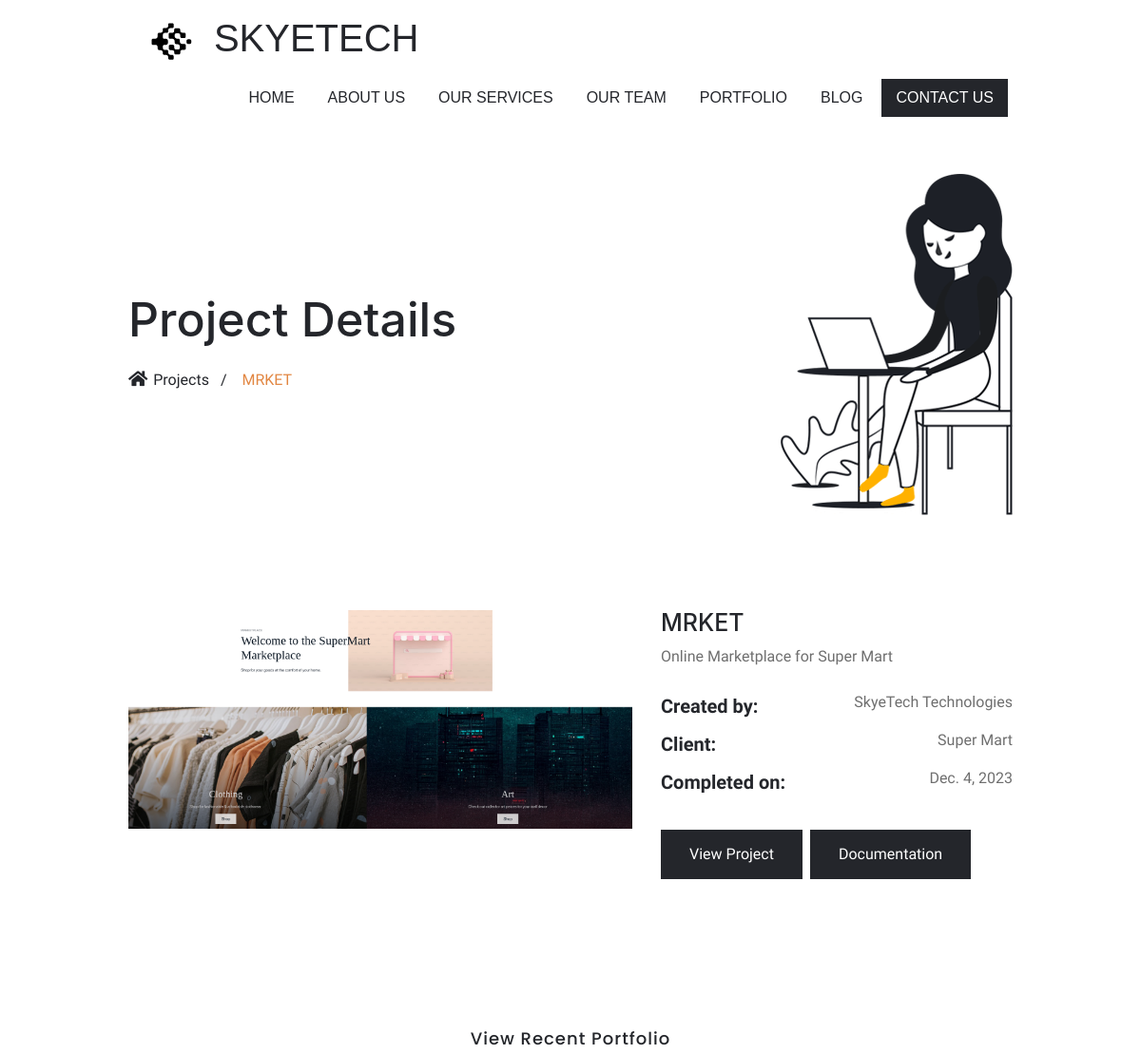
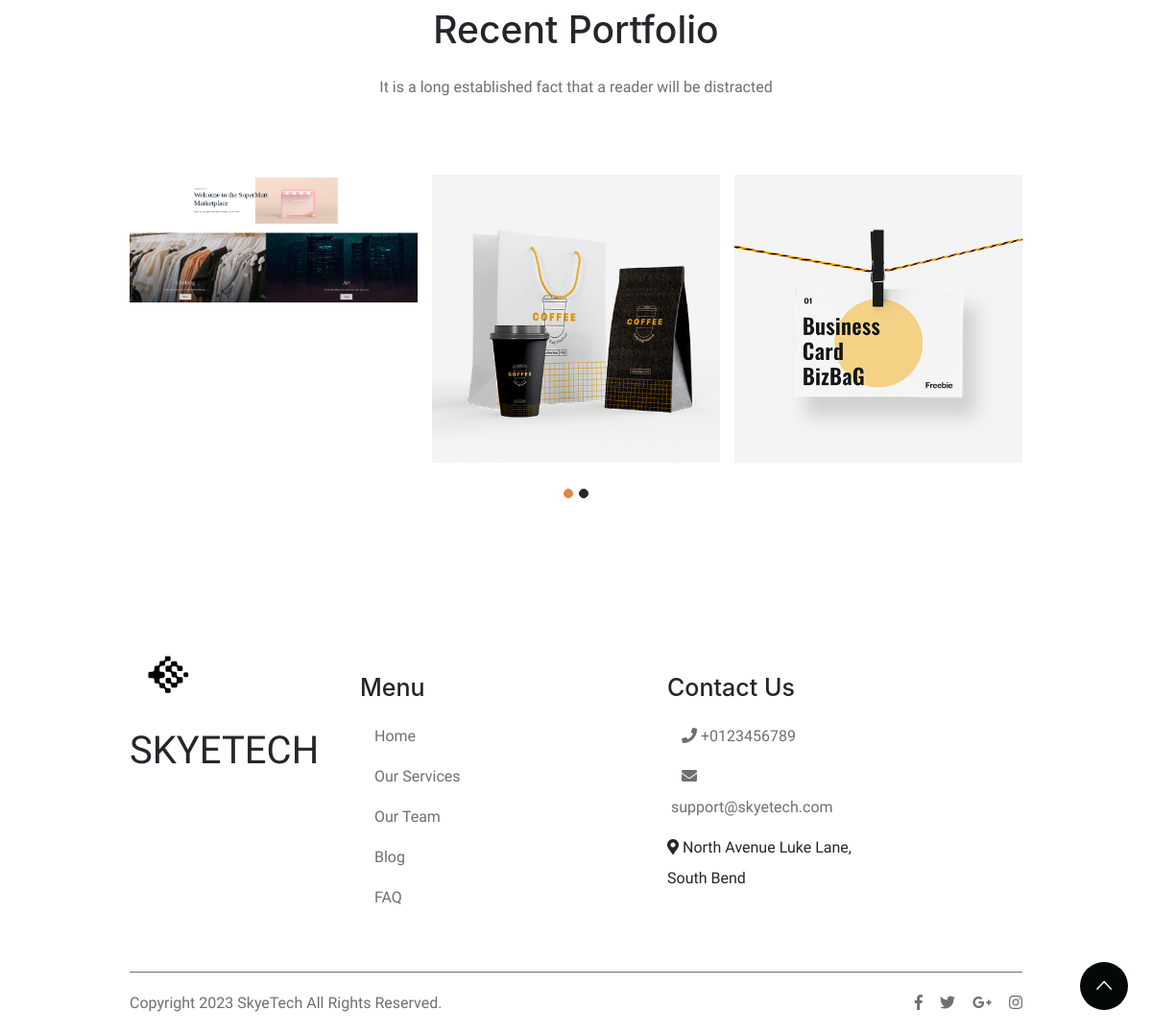
The page /portfolio/project/mrket on the database its author committed (2 pictures, top to bottom).
### home/models.py (models this page shows, shortened)
class Project(models.Model):
    title=models.CharField(max_length=225)
    category=models.CharField(max_length=225, blank=True)
    description=models.TextField(blank=True)
    image=models.ImageField(upload_to='projects/', blank=True, null=True)
    slug=models.SlugField(unique=True, blank=True)
    url=models.URLField(blank=True)
    client=models.CharField(max_length=225, blank=True)
    updated=models.DateField(auto_now=True)
    def get_absolute_url(self):
        return reverse('project', kwargs={
            'slug': self.slug})
    def get_documentation_absolute_url(self):
        return reverse('documentation', kwargs={
            'slug': self.slug})

### home/views.py (the view)
# urls.py: path('portfolio/project/<slug:slug>',views.project, name='project'),
def project(request, slug):
    projects=Project.objects.all()
    project=get_object_or_404(Project, slug=slug)
    context={
       'project':project,
       'projects':projects,
    }
    return render(request, 'project-details.html', context)

### templates/project-details.html (shortened to what this page needs)
{% extends "base.html" %}
{% load static %}
{% block content %}
<section class="iq-breadcrumb text-left">
<div class="container">
   <div class="row">
      <div class="col-lg-8 col-md-8 text-left mb-4 mb-lg-0 align-self-center">
         <h2 class="title">Project Details</h2>
         <nav aria-label="breadcrumb">
            <ol class="breadcrumb">
               <li class="breadcrumb-item"><a href="{% url 'portfolio' %}"><i class="fa fa-home" aria-hidden="true"></i>Projects</a></li>
               <li class="breadcrumb-item active">{{project.title}}</li>
            </ol>
         </nav>
      </div>
      <div class="col-lg-4 col-md-4 text-right">
         <img  src="{% static 'images/blog/01.png' %}" class="img-fluid" alt="#"/>
      </div>
   </div>
</div>
</section>
<div class="main-content">
<section>
   <div class="container">
      <div class="row">
         <div class="col-lg-7 col-sm-12">
            <div class="iq-portfolio-image">
               <img class="img-fluid" src="{{project.image.url}}" alt="#">
            </div>
         </div>
         <div class="col-lg-5 col-sm-12 mt-5 mt-lg-0">
            <h4>{{project.title}}</h4>
            <p>{{project.description}}</p>
            <ul class="portfolio-meta bottommargin">
               <li>
                  <span class="lead">Created by:</span>
                  <span class="float-right">SkyeTech Technologies</span>
               </li>
               <li>
                  <span class="lead">Client:</span>
                  <span class="float-right">{{project.client}}</span>
               </li>
               <li>
                  <span class="lead">Completed on:</span>
                  <span class="float-right">{{project.updated}}</span>
               </li>
            </ul>
            <div class="row col-lg-12">
               <div class="portfolio-button pr-2">
                  <a class="button" href="https://localhost:8008">View Project</a>
               </div>
               <div class="portfolio-button">
                  <a class="button" href="{{project.get_documentation_absolute_url}}">Documentation</a>
               </div>
            </div>
         </div>
      </div>
   </div>
</section>
<section class="Our-portfolio overview-block-pb">
   <div class="container">
      <div class="row">
         <div class="col-lg-12">
            <div class="title-box text-center">
               <span>View Recent Portfolio</span>
               <h2 class="title">Recent Portfolio</h2>
               <p class="mb-0">It is a long established fact that a reader will be distracted</p>
            </div>
         </div>
      </div>
      <div class="row">
         <div class="col-lg-12 col-md-12">
            <div class="owl-carousel" data-autoplay="true" data-loop="true" data-nav="false" data-dots="true" data-items="3" data-items-laptop="3" data-items-tab="2" data-items-mobile="1" data-items-mobile-sm="1" data-margin="15">
               {% for project in projects %}
               <div class="item">
                  <div class="iq-portfolio">
                     <a href="{{project.get_absolute_url}}" class="iq-portfolio-img"><img src="{{project.image.url}}" class="img-fluid" alt="{{project.title}}"></a>
                  </div>
               </div>
               {% endfor %}
            </div>
         </div>
      </div>
   </div>
</section>
</div>
{% endblock %}

### templates/base.html (shortened to what this page needs)
{% load static %}
<!doctype html>
<html lang="en">
   <head>
    <link rel="stylesheet" href="{% static 'css/bootstrap.min.css' %}">
    <link rel="stylesheet" href="{% static 'css/animate.css' %}">
    <link rel="stylesheet" href="{% static 'css/typography.css' %}">
    <link rel="stylesheet" href="{% static 'css/style.css' %}">
    <link rel="stylesheet" href="{% static 'css/responsive.css' %}">
    <link href="https://fonts.cdnfonts.com/css/inconsolata-2" rel="stylesheet">
   </head>
   <body>
    {% include 'components/header.html' %}
   {% block content %}
   {% endblock %}
   {% include 'components/footer.html' %}
 <div id="back-to-top">
    <a class="top" id="top" href="#top"> <i class="ion-ios-arrow-up"></i> </a>
 </div>
</body>
</html>

### templates/components/header.html
{% load static %}
<header id="main-header" class="header-one">
    <nav id="menu-1" class="mega-menu" data-color="">
       <div class="menu-list-items">
          <div class="container-fluid">
             <div class="row">
                <div class="col-lg-12">
                   <ul class="menu-logo">
                      <li>
                        <a href="{% url 'home' %}">{% include 'components/logo.html' %} <span class="text-black logo-title">SKYETECH</span></a>
                     </li>
                   </ul>
                   <ul class="menu-links">
                    <li class=""><a href="{% url 'home' %}">HOME</a></li>
                    <li><a href="{% url 'about' %}">ABOUT US</a></li>
                     <li><a href="{% url 'services' %}">OUR SERVICES</a></li>
                     <li><a href="{% url 'team' %}">OUR TEAM</a></li>
                   <li><a href="{% url 'portfolio' %}">PORTFOLIO</a></li>
                   <li><a href="{% url 'blog:home' %}">BLOG</a></li>
                   <li><a class="button btn-hdr" href="{% url 'contact' %}">CONTACT US</a></li>
                </ul>
             </div>
          </div>
       </div>
    </div>
   </nav>
</header>

### templates/components/footer.html (shortened to what this page needs)
{% load static %}
<footer>
    <div class="container">
       <div class="footer-top mt-5">
          <div class="row">
             <div class="col-lg-3 col-md-6 col-sm-6">
                <div class="footer-logo">
                  <a href="{% url 'home' %}">{% include 'components/logo.html' %} <span class="text-black logo-title">SKYETECH</span></a>
                </div>
                <div class="widget">
                </div>
             </div>
             <div class="col-lg-2 col-md-6 col-sm-6">
                <div class="widget">
                   <h4 class="footer-title">Menu</h4>
                   <ul>
                      <li><a href="{% url 'home' %}" aria-current="page">Home</a></li>
                      <li><a href="{% url 'services' %}">Our Services</a></li>
                      <li><a href="{% url 'team' %}">Our Team</a></li>
                      <li><a href="{% url 'blog:home' %}">Blog</a></li>
                      <li><a href="{% url 'faq' %}">FAQ</a></li>
                   </ul>
                </div>
             </div>
             <div class="col-lg-2 col-md-6 col-sm-6">
             </div>
             <div class="col-lg-3 col-md-6 col-sm-6">
                <div class="widget">
                   <h4 class="footer-title contact-info">Contact Us</h4>
                   <ul class="iq-contact">
                      <li>
                         <a href="tel:+0123456789"><i class="fas fa-phone"></i>&nbsp;+0123456789</a>
                      </li>
                      <li>
                         <a href="mailto:support@skyetech.com"><i class="fas fa-envelope"></i>&nbsp;support@skyetech.com</a>
                      </li>
                      <li>
                         <span> <i class="fas fa-map-marker-alt"></i>&nbsp;North Avenue Luke Lane, South Bend</span>
                      </li>
                   </ul>
                </div>
             </div>
          </div>
          <div class="copyright-footer pb-3 pt-3">
             <div class="row">
                <div class="col-lg-6 col-md-6 mb-2 mb-lg-0">
                   <span class="copyright">Copyright <script>document.write(new Date().getFullYear())</script> SkyeTech All Rights Reserved.</span>
                </div>
                <div class="col-lg-6 col-md-6">
                   <div class="social-icone">
                      <ul>
                         <li class="d-inline"><a href="https://www.facebook.com/"><i class="fab fa-facebook-f"></i></a> </li>
                         <li class="d-inline"><a href="https://twitter.com/"><i class="fab fa-twitter"></i></a></li>
                         <li class="d-inline"><a href="https://plus.google.com/"><i class="fab fa-google-plus-g"></i></a></li>
                         <li class="d-inline"><a href="https://www.instagram.com/"><i class="fab fa-instagram"></i></a></li>
                      </ul>
                   </div>
                </div>
             </div>
          </div>
       </div>
    </div>
 </footer>

### static/css/typography.css (style rules this page uses)
body { font-weight: 500; font-style: normal; padding: 0; font-size: 1em; line-height: 2; color: #6f6f6f; }
a, .btn { -webkit-transition: all 0.5s ease-out 0s; -moz-transition: all 0.5s ease-out 0s; -ms-transition: all 0.5s ease-out 0s; -o-transition: all 0.5s ease-out 0s; transition: all 0.5s ease-out 0s; }
a, button, input { outline: medium none !important; color: #ffffff; }
h1, h2, h3, h4, h5, h6, .display-1 { font-family: 'SF Pro Display', sans-serif; color: #24262b; margin: 0; -ms-word-wrap: break-word; word-wrap: break-word; line-height: 1.5em; font-weight: 500; text-transform: capitalize; }
h2 { font-size: 2.441em; }
h4 { font-size: 1.563em; }
.container-fluid { padding: 0 140px; }
.container { max-width: 1170px; }
section { position: relative; background: #ffffff; padding: 100px 0; display: block; width: 100%; overflow: hidden; z-index: 999; }
.overview-block-pb { padding: 100px; }
ul { margin: 0px; padding: 0px; }
.text-black { color: #24262b; }
.button { padding: 10px 30px; background-color: #24262b; font-weight: 400; color: #ffffff!important; border-radius: 0; -webkit-border-radius: 0; display: inline-block; cursor: pointer; border: none; }
.btn-hdr { padding: 5px 20px; font-size: 16px; }
.title-box { margin-bottom: 75px; }
.title-box span { font-family: Poppins,sans-serif;font-size: 18px; font-weight: 500;letter-spacing: 1px;color: #24262b;display: inline-block; }
.title-box .title { margin-bottom: 15px; display: block; width: auto; }
#back-to-top { display: inline !important; }
#back-to-top .top { z-index: 999; position: fixed; margin: 0px; color: #ffffff; background: #050809; position: fixed; bottom: 25px; right: 25px; z-index: 999; font-size: 26px; width: 50px; height: 50px; text-align: center; line-height: 50px; -webkit-border-radius: 90px; -moz-border-radius: 90px; border-radius: 90px; -webkit-transition: all .5s ease-in-out; -moz-transition: all .5s ease-in-out; transition: all .5s ease-in-out; }
.img-fluid { position: relative; }

### static/css/responsive.css (style rules this page uses)
@media (min-width:576px) { .container { max-width: 540px } }
@media (min-width:768px) { .container { max-width: 720px } }
@media (min-width:992px) { .container { max-width: 960px } }
@media (max-width:1399px) { section { padding: 100px 0; } }
@media (max-width:1365px) { section { padding: 50px 0; } }

### templates/base.html (style rules this page uses)
body { font-family: 'Hedvig Letters Sans', 'SF Pro Display', 'DM Mono', 'Inter'; }
.logo-title { font-size: 40px; }
.img-fluid { object-fit: contain; }

### rows shown on the page
Project: title "MRKET", image (picture), description "Online Marketplace for Super Mart", client "Super Mart", updated "Dec. 4, 2023"
Project: image (picture)
Project: image (picture)
